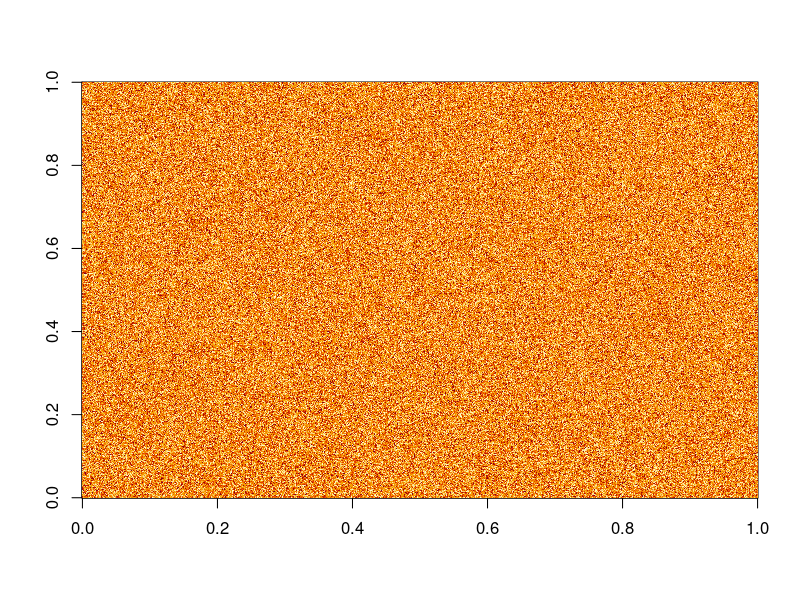
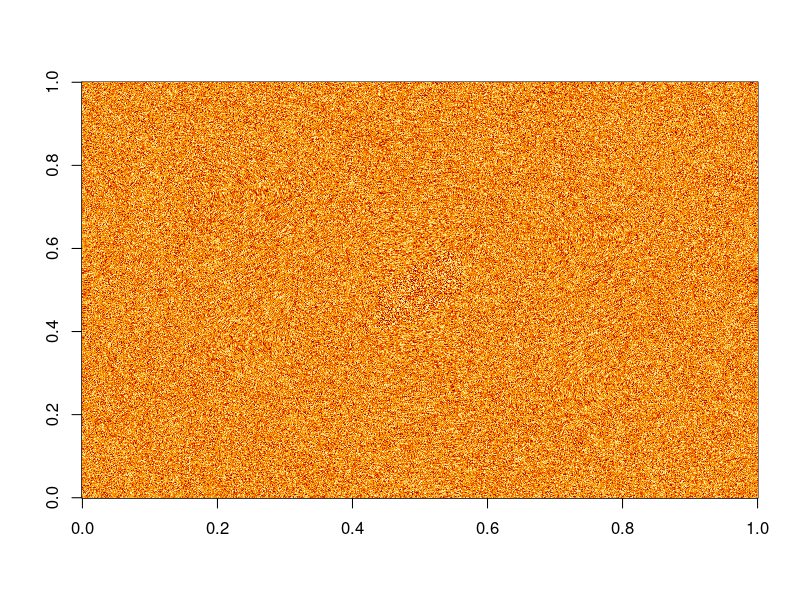
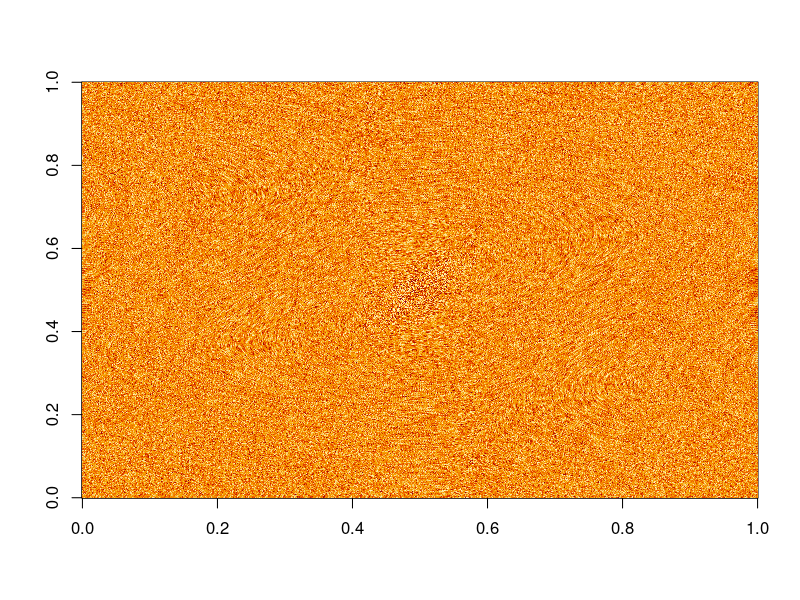
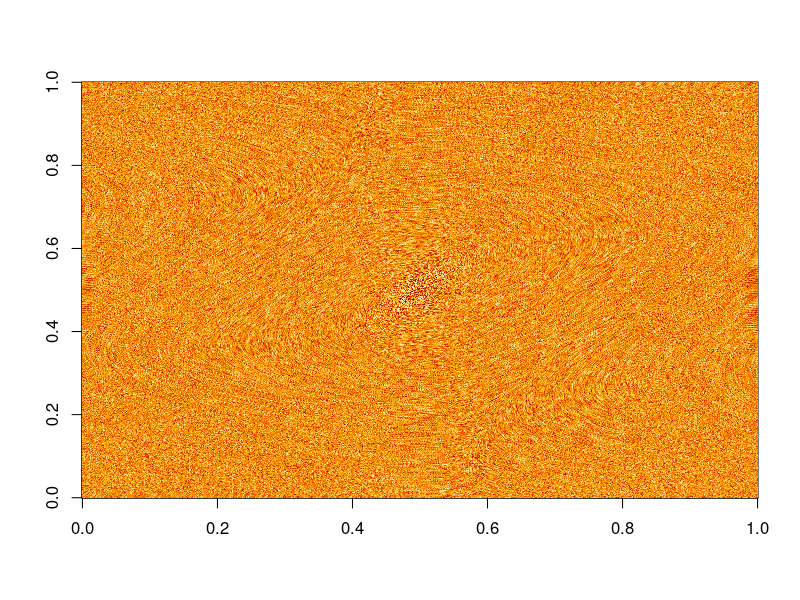
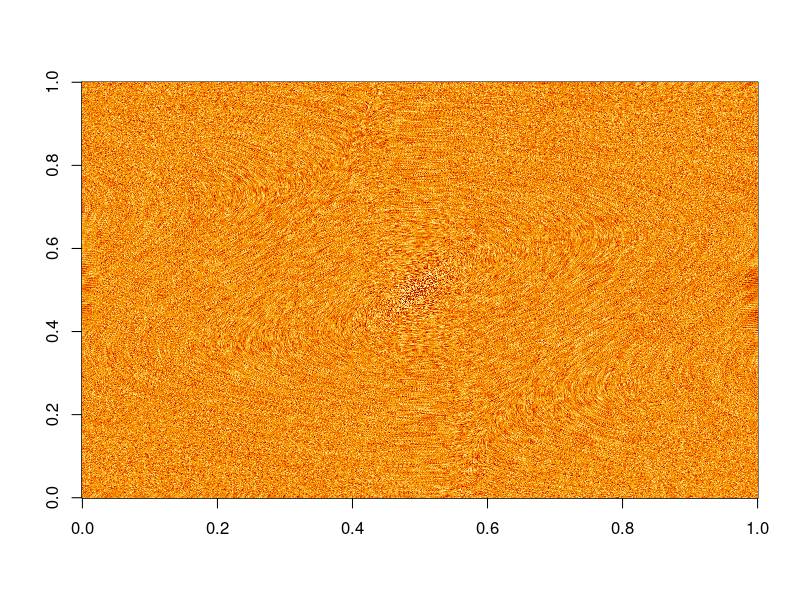
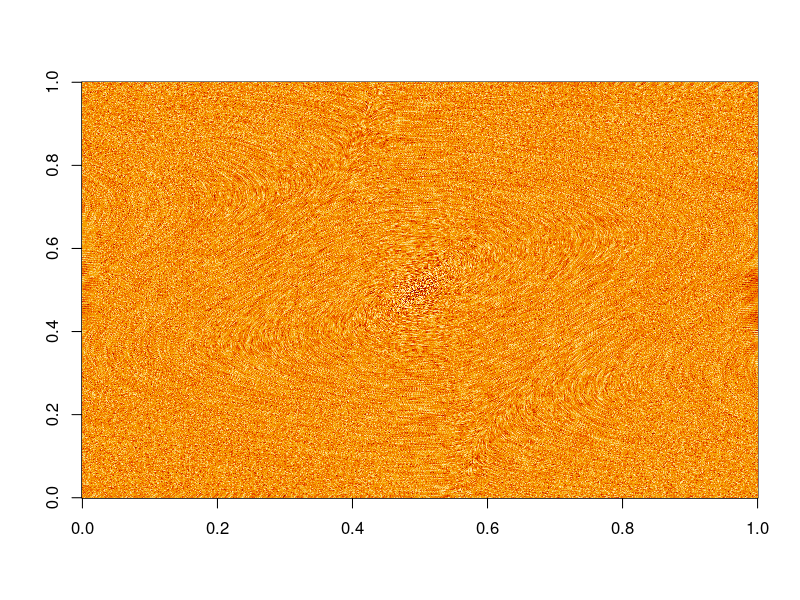
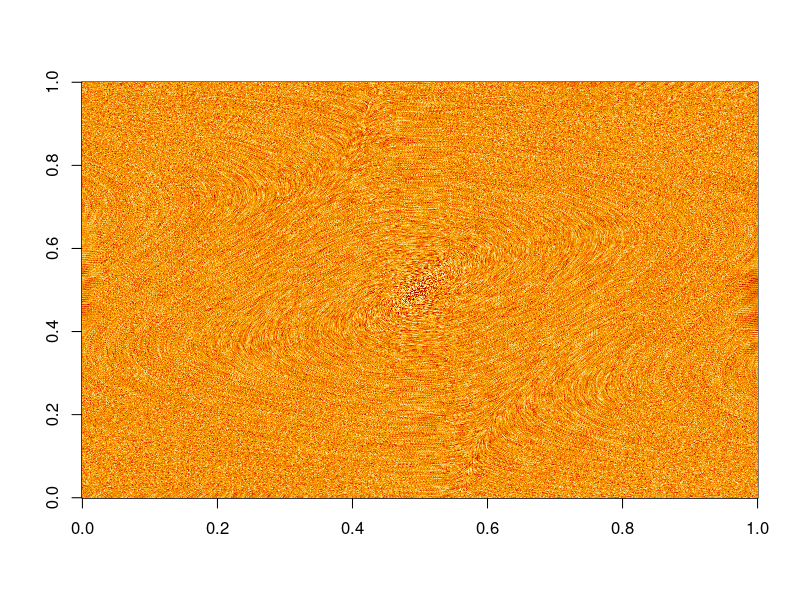
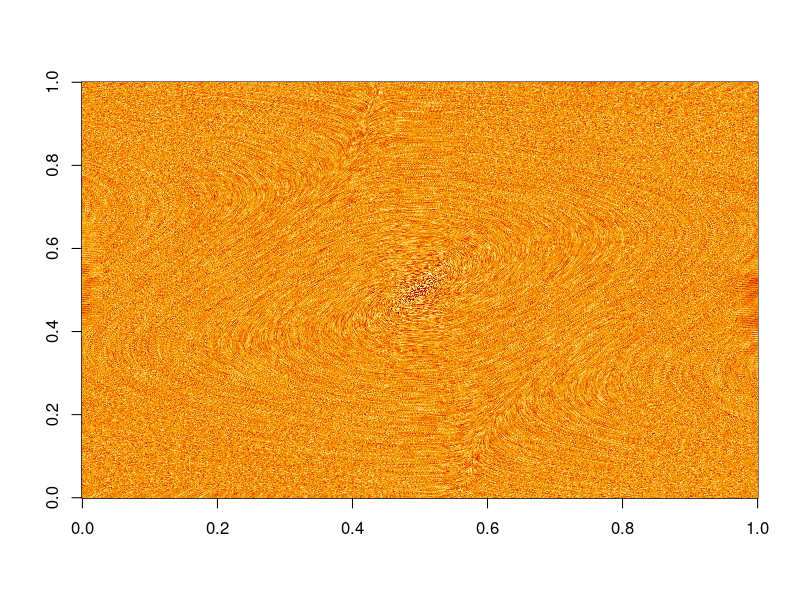

Generate these figures, in order, with R: (Note: this script raises an error after producing the figures.)
vector_field <- function(
        f,  # Function describing the vector field
        xmin=0, xmax=1, ymin=0, ymax=1,
        width=600, height=600,
        iterations=50,
        epsilon=.01,
        trace=TRUE
) {
        z <- matrix(runif(width*height),nr=height)
        i_to_x <- function(i) xmin + i / width  * (xmax - xmin)
        j_to_y <- function(j) ymin + j / height * (ymax - ymin)
        x_to_i <- function(x) pmin( width,  pmax( 1, floor( (x-xmin)/(xmax-xmin) * width  ) ) )
        y_to_j <- function(y) pmin( height, pmax( 1, floor( (y-ymin)/(ymax-ymin) * height ) ) )
        i <- col(z)
        j <- row(z)
        x <- i_to_x(i)
        y <- j_to_y(j)
        res <- z
        for(k in 1:iterations) {
                v <- matrix( f(x, y), nc=2 )
                x <- x+.01*v[,1]
                y <- y+.01*v[,2]
                i <- x_to_i(x)
                j <- y_to_j(y)
                res <- res + z[cbind(i,j)]
                if(trace) {
                        cat(k, "/", iterations, "\n", sep="")
                        dev.hold()
                        image(res)
                        dev.flush()
                }
        }
        if(trace) {
                dev.hold()
                image(res>quantile(res,.6), col=0:1)
                dev.flush()
        }
        res
}

# Sample data
van_der_Pol <- function(x,y, mu=1) c(y, mu * ( 1 - x^2 ) * y - x )
res <- vector_field(
        van_der_Pol,
        xmin=-3, xmax=3, ymin=-3, ymax=3,
        width=800, height=800,
        iterations=50,
        epsilon=.01
)
image(-res)

xcp <- delta/gamma
ycp <- 1-mu;

DE <- function (t, y, parms) {
        with(as.list(y), {
                dx <- max(0,1-TX)*x - mu*x - x*y
                dy <- gamma*max(0,1-(TX*c/sigma)-(TX*beta/sigma)*x)*x*y-delta*y
                list(c(dx, dy))
        })
}

X0 <- c(x = 0.2, y = 0.1)
times <- seq(from = 0, to = 100, by = 0.01)
data <- ode(y = X0, times = times, func = DE,parms = NULL)

data = data.frame(data)
colnames(data) = c("time","prey","predator")
data1 = data
data <- melt(data, id=c("time"))
colnames(data) = c("time","variable","biomass")



g <- ggplot()+
        geom_path(data = data ,
                  aes(x = time, y = biomass, colour = variable))  
g

g <- ggplot()+
        geom_path(data = data1 ,
                  aes(x = prey, y = predator),)  
g



conditions()

vector_field <- function(
        f,  # Function describing the vector field
        xmin=0, xmax=1, ymin=0, ymax=1,
        width=600, height=600,
        iterations=20,
        epsilon=.01,
        trace=TRUE
) {
        z <- matrix(runif(width*height),nr=height)
        i_to_x <- function(i) xmin + i / width  * (xmax - xmin)
        j_to_y <- function(j) ymin + j / height * (ymax - ymin)
        x_to_i <- function(x) pmin( width,  pmax( 1, floor( (x-xmin)/(xmax-xmin) * width  ) ) )
        y_to_j <- function(y) pmin( height, pmax( 1, floor( (y-ymin)/(ymax-ymin) * height ) ) )
        i <- col(z)
        j <- row(z)
        x <- i_to_x(i)
        y <- j_to_y(j)
        res <- z
        for(k in 1:iterations) {
                v <- matrix( f(x, y), nc=2 )
                x <- x+.01*v[,1]
                y <- y+.01*v[,2]
                i <- x_to_i(x)
                j <- y_to_j(y)
                res <- res + z[cbind(i,j)]
                if(trace) {
                        cat(k, "/", iterations, "\n", sep="")
                        dev.hold()
                        image(res)
                        dev.flush()
                }
        }
        if(trace) {
                dev.hold()
                image(res>quantile(res,.6), col=0:1)
                dev.flush()
        }
        res
}

mu <- 0.01
beta <- 2
gamma <- 0.3
c <- 0.3
sigma <- 1
delta <- 0.2
TX <- 0.16

van_der_Pol <- function(x,y) {
        c(max(0,1-TX)*x - mu*x - x*y,gamma*max(0,1-(TX*c/sigma)-(TX*beta/sigma)*x)*x*y-delta*y)       
}
res <- vector_field(
        van_der_Pol,
        xmin=0, xmax=3, ymin=0, ymax=1.5,
        width=800, height=800,
        iterations=20,
        epsilon=.01
)
image(-res)



require(maps)
map("world",xlim=c(110,155),ylim=c(-40,-10))
par(xpd=TRUE)
text(132,-5,"Approximate magnetic deviation - Australia",cex=1.5)
par(xpd=FALSE)
long<-rep(seq(117.5,152.5,by=5),6)
lat<-rep(c(-12.5,-17.5,-22.5,-27.5,-32.5,-37.5),each=8)
# just show the direction, don't have a magnitude difference
mag<-rep(1,48)
devdeg<-c(110,98,85,65,65,65,65,65,
          115,100,90,80,72,66,63,55,
          130,100,90,82,72,67,62,54,
          122,111,95,86,70,67,56,48,
          118,116,110,87,74,68,62,45,
          128,115,107,90,78,66,53,45)
vectorField(devdeg,mag,long,lat,scale=0.7,vecspec="deg")